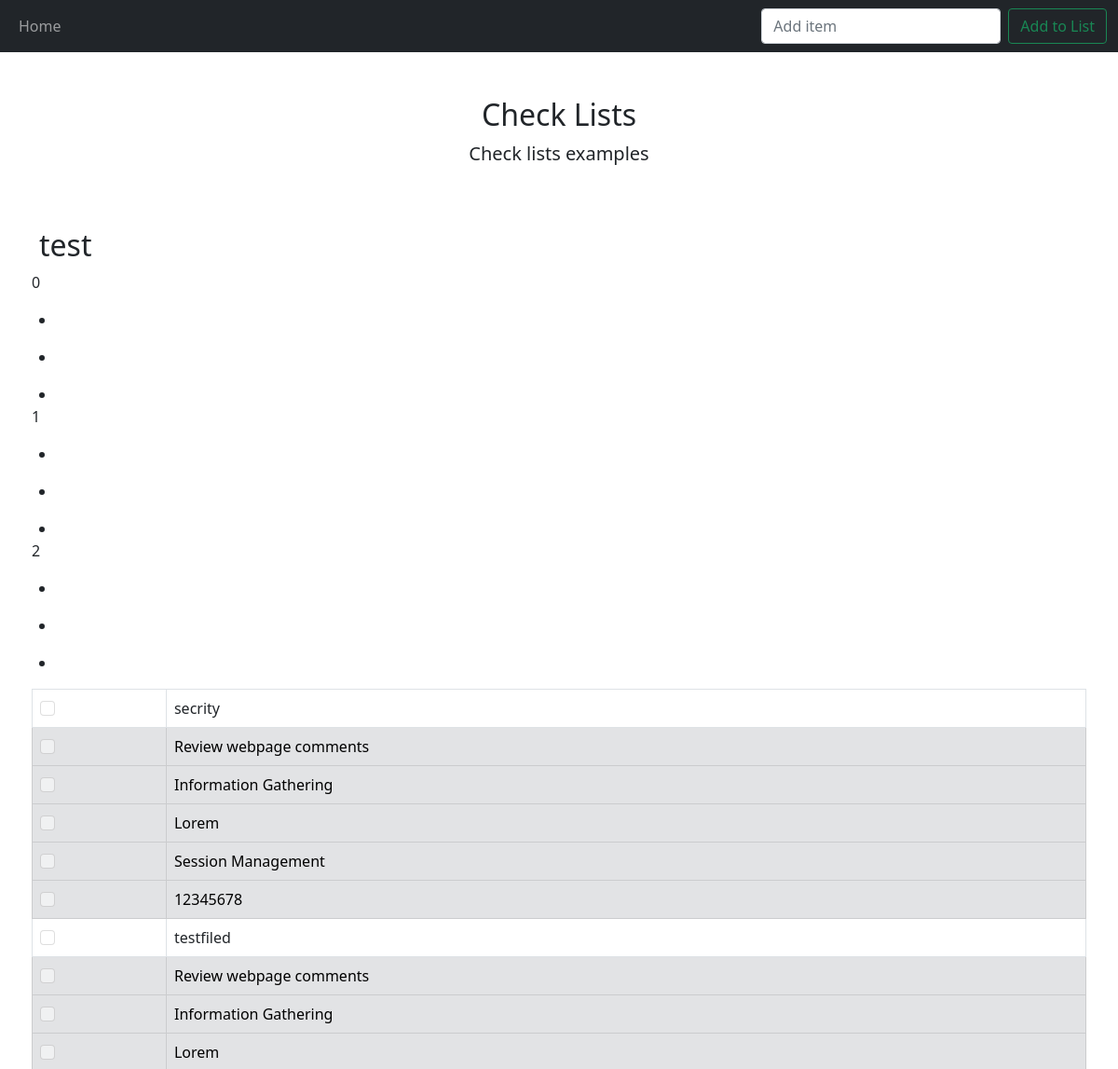
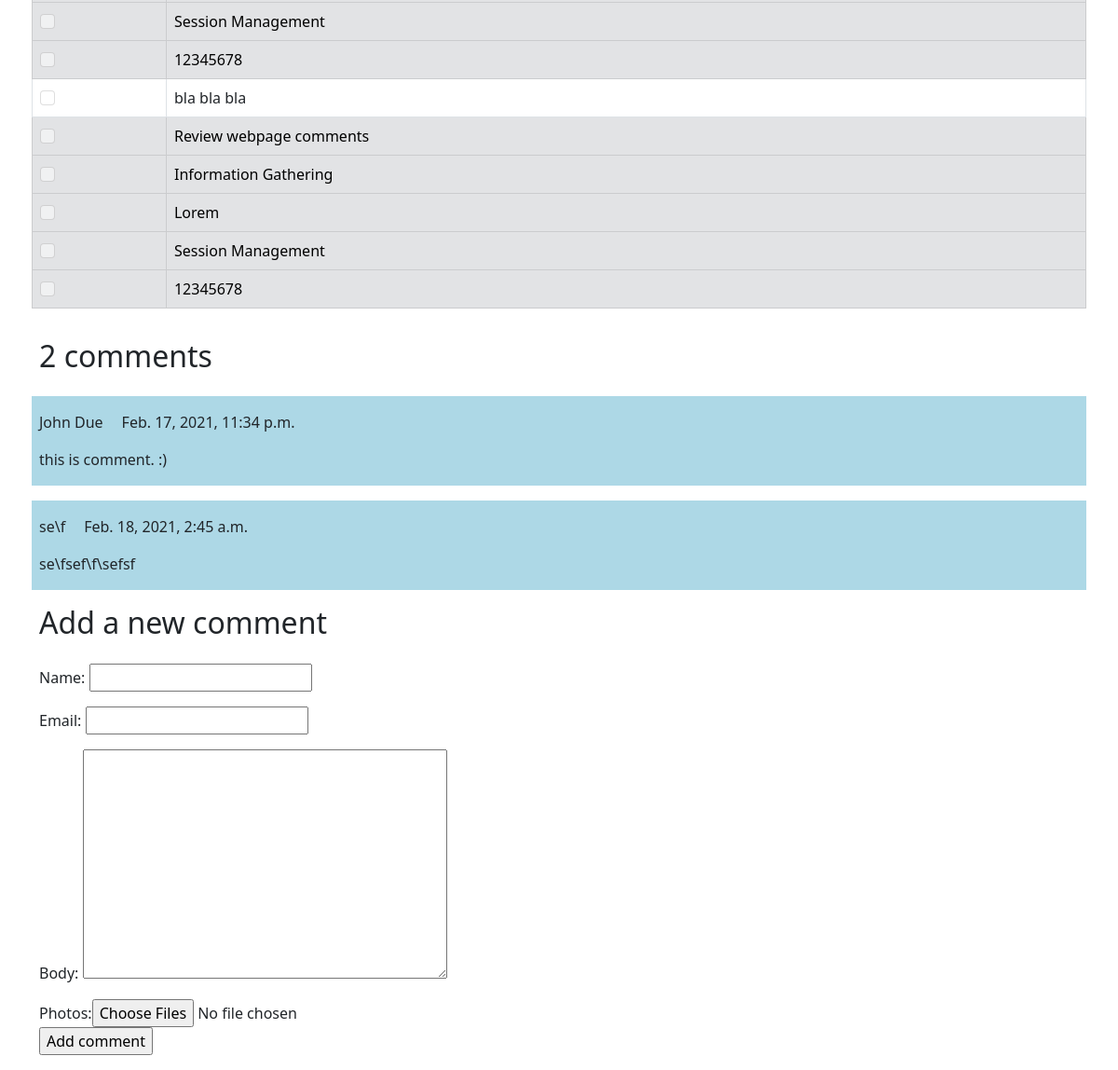
The page /checklist/1 on the database its author committed (2 pictures, top to bottom).
### checklist/models.py (models this page shows, shortened)
class CheckList(models.Model):
    objects = models.Manager()
    name = models.CharField(max_length=100)
    description = models.CharField(max_length=150)
    completed = models.BooleanField(default=False)
    date = models.DateField("Created", default=datetime.date.today)
    def __str__(self):
        return str(self.name)

class Category(models.Model):
    objects = models.Manager()
    title = models.CharField(max_length=150)
    completed = models.BooleanField(default=False)
    related_list = models.ForeignKey(CheckList, on_delete=models.CASCADE, db_index=True, null=True, related_name='categories')

class SubTask(models.Model):
    objects = models.Manager()
    title = models.CharField(max_length=150)
    completed = models.BooleanField(default=False)
    related_category = models.ForeignKey(Category, on_delete=models.CASCADE, db_index=True, null=True, related_name='subtasks')
    def __str__(self):
        return self.title

class Comment(models.Model):
    post = models.ForeignKey(CheckList, on_delete=models.CASCADE, related_name='comments')
    name = models.CharField(max_length=80)
    email = models.EmailField()
    body = models.TextField()
    created = models.DateTimeField(auto_now_add=True)
    updated = models.DateTimeField(auto_now=True)
    active = models.BooleanField(default=True)
    class Meta:
        ordering = ('created',)

### checklist/views.py (the view)
# urls.py: path('checklist/<list_id>', views.show_full_list, name='checklist'),
def show_full_list(request, list_id):
    checklist = CheckList.objects.get(pk=list_id)
    categories = checklist.categories.order_by('id')
    subtasks = list()
    for each in categories:
        subtasks.append(list(SubTask.objects.filter(related_category_id=each).order_by('id')))
    comments = checklist.comments.filter(active=True)
    images = Image.objects.filter()[:5]
    if request.method == 'POST':
        comment_form = CommentForm(request.POST)
        form_images = CommentImagesForm(request.POST, request.FILES, request=request)
        if comment_form.is_valid() and form_images.is_valid():
            new_comment = comment_form.save(commit=False)
            new_comment.post = checklist
            form_images.save_for(new_comment.save())
            new_comment.save()
        return HttpResponseRedirect(request.META.get('HTTP_REFERER', '/'))
    else:
        comment_form = CommentForm()
        form_images = CommentImagesForm()
    return render(request, 'checklist/list_view.html',
                           {'checklist': checklist, 'categories': categories, 'subtasks': subtasks,
                            'comments': comments,
                            'comment_form': comment_form,
                            'images': images,
                            'form_images': form_images})

### checklist/forms.py (shortened to what this page needs)
class CommentForm(forms.ModelForm):
    class Meta:
        model = Comment
        fields = ('name', 'email', 'body')

class CommentImagesForm(forms.Form):
    photos = forms.FileField(widget=forms.FileInput(attrs={'multiple': True}))
    def __init__(self, *args, **kwargs):
        if 'request' in kwargs:
            self.request = kwargs.pop('request')
        super().__init__(*args, **kwargs)

### checklist/templates/checklist/list_view.html (shortened to what this page needs)
{% extends "checklist/main.html" %}
{% block content %}
    <h2>{{ checklist }}</h2>
{% if categories %}
    <table class="table table-bordered">
        {% for category in categories %}
        {% for task in subtasks %}
          <li v-for="value in {{ tast }}">
          </li>
                {% endfor %}
            {% if category.completed %}
                <tr class="table-success">
                    <td><a href="{% url 'uncross_category' category.id %}"><input class="form-check-input" type="checkbox" checked disabled></a></td>
                    <td>{{ category.title }}</td>
                </tr>
                {% for task in subtasks %}
                {% for item in task %}
                <tr class="table-dark">
                    <td><a href="{% url 'uncross_subtask' item.id %}"><input class="form-check-input" type="checkbox" checked disabled></a></td>
                    <td>{{ item }}</td>
                </tr>
                {% endfor %}
                {% endfor %}
            {% else %}
                <tr>
                    <td><a href="{% url 'cross_category' category.id %}"><input class="form-check-input" type="checkbox" disabled></a></td>
                    <td>{{ category.title }}</td>
                </tr>
                {% for task in subtasks %}
                {% for item in task %}
                {% if item.completed %}
                <tr class="table-dark">
                    <td><a href="{% url 'uncross_subtask' item.id %}"><input class="form-check-input" type="checkbox" checked disabled></a></td>
                    <td>{{ item }}</td>
                </tr>
                {% else %}
                <tr class="table-secondary">
                    <td><a href="{% url 'cross_subtask' item.id %}"><input class="form-check-input" type="checkbox" disabled></a></td>
                    <td>{{ item }}</td>
                </tr>
                {% endif %}
                {% endfor %}
                {% endfor %}
            {% endif %}
        {% endfor %}
    </table>
    {% else %}
    <p>Check List is empty</p>
    {% endif %}
    {% with comments.count as total_comments %}
    <h2>
        {{ total_comments }} comment{{ total_comments|pluralize }}
    </h2>
    {% endwith %}
    {% for comment in comments %}
        <div class="comment" style="background-color: LightBlue">
            <p class="info">
                <p>{{ comment.name }}<span style="margin-left: 20px;">{{ comment.created }}</span></p>
            </p>
            {{ comment.body|linebreaks }}
        </div>
    {% empty %}
        <p>There are no comments yet.</p>
    {% endfor %}
    {% if new_comment %}
        <h2>Your comment has been added.</h2>
    {% else %}
        <h2>Add a new comment</h2>
        <form action="{{checklist.id}}" method="post">
            {{ comment_form.as_p }}
            {{ form_images }}
            <p><input type="submit" value="Add comment"></p>
        </form>
    {% endif %}
{% endblock %}

### rows shown on the page
CheckList: name "test"
Category: title "secrity"
SubTask: title "Review webpage comments"
SubTask: title "Information Gathering"
SubTask: title "Lorem"
SubTask: title "Session Management"
SubTask: title "12345678"
Category: title "testfiled"
Category: title "bla bla bla"
Comment: name "John Due", created "Feb. 17, 2021, 11:34 p.m.", body "this is comment. :)"
Comment: name "se\\f", created "Feb. 18, 2021, 2:45 a.m.", body "se\\fsef\\f\\sefsf"

### other values the page prints
{{ total_comments }} "2"
